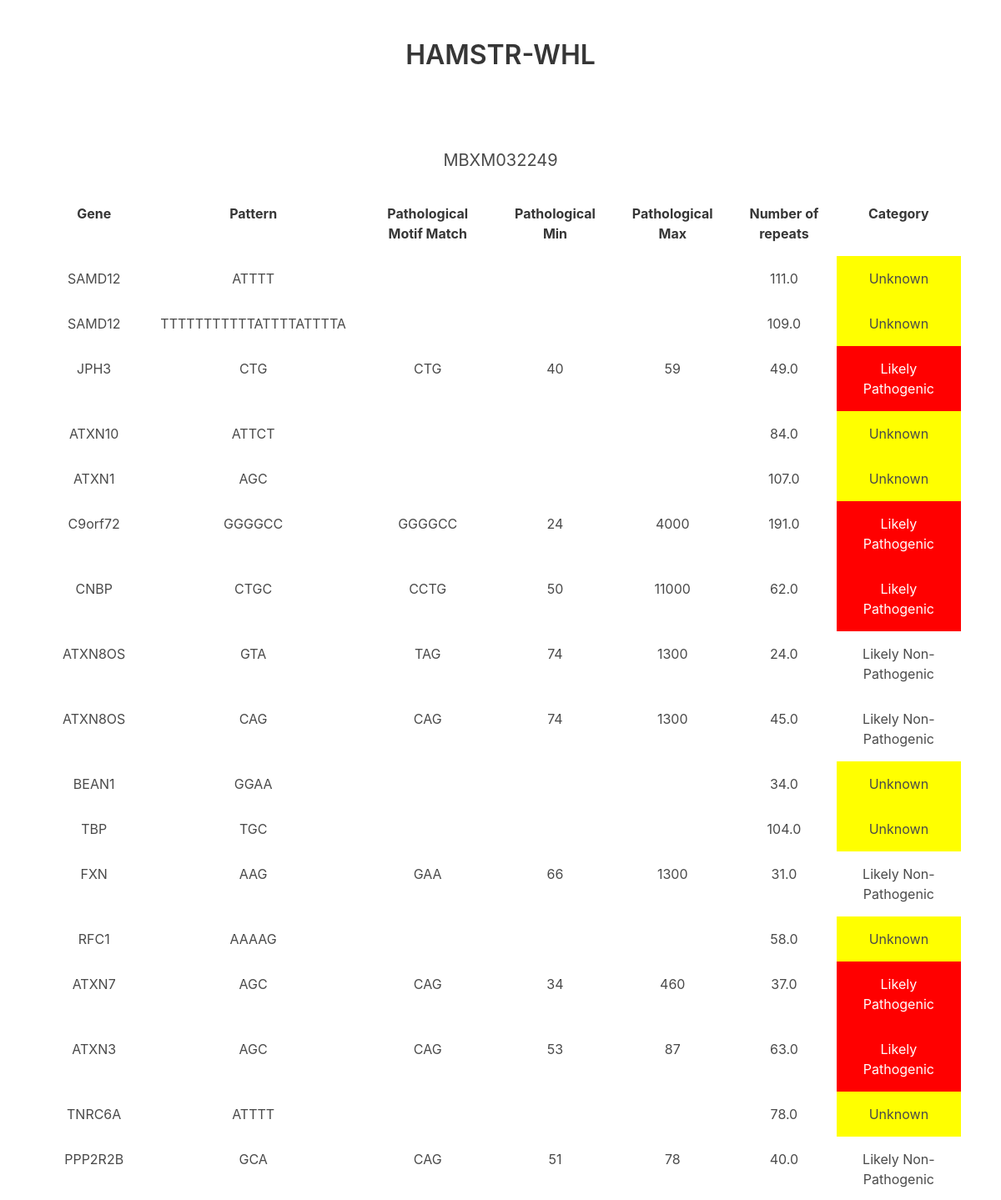
/sample/MBXM032249 (upper part), run on the app's committed database.
### tables this page shows
CREATE TABLE Gene (
  id INTEGER PRIMARY KEY AUTOINCREMENT,
  name VARCHAR(10) UNIQUE NOT NULL,
  chromosome VARCHAR(10) NOT NULL,
  phenotype TEXT,
  inheritanceMode VARCHAR(2) CHECK(inheritanceMode IN ('AD', 'AR', 'XL', 'CMPLX')) NULL DEFAULT NULL,
  startCoordHG38 VARCHAR(12),
  endCoordHG38 VARCHAR(12)
);

CREATE TABLE Result (
	id INTEGER PRIMARY KEY AUTOINCREMENT,
	sample VARCHAR(20) NOT NULL,
	gene INTEGER NOT NULL,
	pattern TEXT NOT NULL,
	motif INTEGER,
	numRepeats REAL,
	match INTEGER,
	score INTEGER,
	category TEXT CHECK(category IN ('Likely Pathogenic', 'Likely Non-Pathogenic', 'Unknown')) NULL DEFAULT NULL,
	sequence TEXT,
	FOREIGN KEY (gene) REFERENCES Gene(id),
	FOREIGN KEY (motif) REFERENCES Motif(id)
);

CREATE TABLE Motif (
  id INTEGER PRIMARY KEY AUTOINCREMENT,
  gene INTEGER NOT NULL,
  pattern VARCHAR(10) NOT NULL,
  size INTEGER,
  pathMin INTEGER,
  pathMax INTEGER,
  FOREIGN KEY (gene) REFERENCES Gene(id)
);

### app.py (the view)
@app.route("/sample/<sample>", methods=["POST","GET"])
def get_sample(sample):
	error = None
	conn = get_db()
	results = get_sample_results(sample, conn)
	if not results:
		error = "No results found for "+sample
	return render_template("sample_page.html", sample=sample, results=results, error=error)

### app.py (called while the page is built)
def get_db():
    db = getattr(g, '_database', None)
    if db is None:
        db = g._database = sqlite3.connect(DATABASE)
    return db

@app.teardown_appcontext
def close_connection(exception):
    db = getattr(g, '_database', None)
    if db is not None:
        db.close()

### data_reader.py (called while the page is built)
def get_sample_results(sample, conn):
	error = ''
	cur = conn.cursor()
	cur.execute("SELECT g.name, r.pattern, m.pattern, m.pathMin, m.pathMax, r.numRepeats, r.category FROM Result r LEFT JOIN Gene g ON r.gene = g.id LEFT JOIN Motif m ON r.motif = m.id WHERE r.sample LIKE ?", (sample,))
	results = cur.fetchall()
	return results

### templates/sample_page.html (shortened to what this page needs)
<!DOCTYPE html>
<html lang="en" dir="ltr">
    <head>
        <link rel="stylesheet" href="https://cdn.jsdelivr.net/npm/bulma@0.9.1/css/bulma.css">
    </head>
    <body>
        <section class="section has-text-centered">
            <a href="/"><h1 class="title">HAMSTR-WHL</h1></a>
        </section>
        <section class="section has-text-centered">
						{% if error %}
								<h1 class="subtitle" style="color:red">{{error}}</h1>
						{% elif results %}
								<h1 class="subtitle">{{sample}}</h1>
								<table>
								<tr>
										<th>Gene</th>
										<th>Pattern</th>
										<th>Pathological Motif Match</th>
										<th>Pathological Min</th>
										<th>Pathological Max</th>
										<th>Number of repeats</th>
										<th>Category</th>
								</tr>
								{% for result in results %}
										<tr>
										{% for data in result %}
											{% if data is not none %}
													{% if data == 'Likely Pathogenic' %}
															<td bgcolor="red" style="color:white">{{data}}</td>
													{% elif data == 'Unknown' %}
															<td bgcolor="yellow">{{data}}</td>
													{% else %}
															<td>{{data}}</td>
													{% endif %}
											{% else %}
													<td></td>
											{% endif %}
										{% endfor %}
										</tr>
								{% endfor %}
								</table>
						{% endif %}
        </section>
    </body>
</html>

### templates/sample_page.html (style rules this page uses)
table { margin-left: auto; margin-right: auto; }
th, td { padding: 15px; }

### data on the page
Result: pattern "ATTTT", numRepeats "111.0", category "Unknown"
Gene: name "SAMD12"
Result: pattern "TTTTTTTTTTTATTTTATTTTA", numRepeats "109.0", category "Unknown"
Result: pattern "CTG", result "40" "59", numRepeats "49.0", category "Likely Pathogenic"
Gene: name "JPH3"
Motif: pattern "CTG"
Result: pattern "ATTCT", numRepeats "84.0", category "Unknown"
Gene: name "ATXN10"
Result: pattern "AGC", numRepeats "107.0", category "Unknown"
Gene: name "ATXN1"
Result: pattern "GGGGCC", result "24", numRepeats "191.0", category "Likely Pathogenic"
Gene: name "C9orf72"
Motif: pattern "GGGGCC", pathMax "4000"
Result: pattern "CTGC", result "50", numRepeats "62.0", category "Likely Pathogenic"
Gene: name "CNBP"
Motif: pattern "CCTG", pathMax "11000"
Result: pattern "GTA", result "74", numRepeats "24.0", category "Likely Non-Pathogenic"
Gene: name "ATXN8OS"
Motif: pattern "TAG", pathMax "1300"
Result: pattern "CAG", result "74", numRepeats "45.0", category "Likely Non-Pathogenic"
Motif: pattern "CAG", pathMax "1300"
Result: pattern "GGAA", numRepeats "34.0", category "Unknown"
Gene: name "BEAN1"
Result: pattern "TGC", numRepeats "104.0", category "Unknown"
Gene: name "TBP"
Result: pattern "AAG", result "66", numRepeats "31.0", category "Likely Non-Pathogenic"
Gene: name "FXN"
Motif: pattern "GAA", pathMax "1300"
Result: pattern "AAAAG", numRepeats "58.0", category "Unknown"
Gene: name "RFC1"
Result: pattern "AGC", result "34", numRepeats "37.0", category "Likely Pathogenic"
Gene: name "ATXN7"
Motif: pattern "CAG", pathMax "460"
Result: pattern "AGC", result "53" "87", numRepeats "63.0", category "Likely Pathogenic"
Gene: name "ATXN3"
Motif: pattern "CAG"
Result: pattern "ATTTT", numRepeats "78.0", category "Unknown"
Gene: name "TNRC6A"
Result: pattern "GCA", result "51" "78", numRepeats "40.0", category "Likely Non-Pathogenic"
Gene: name "PPP2R2B"
Motif: pattern "CAG"

### other printed values
{{ sample }} "MBXM032249"
